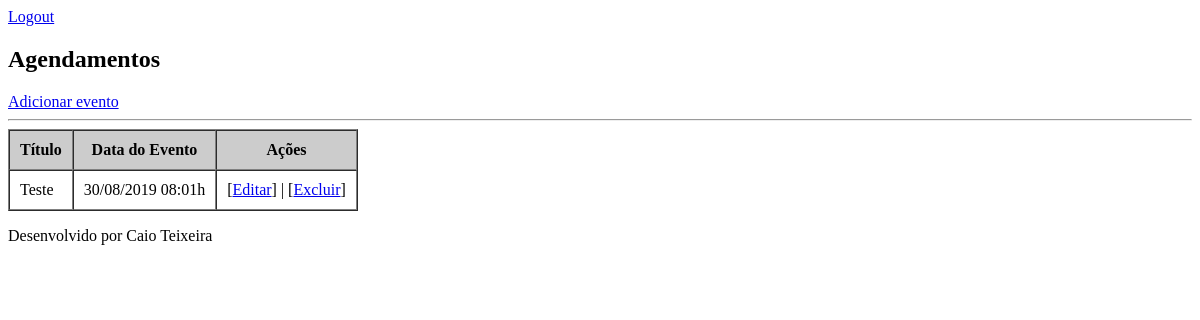
Page /agenda/ (signed in) on the earlier database version.
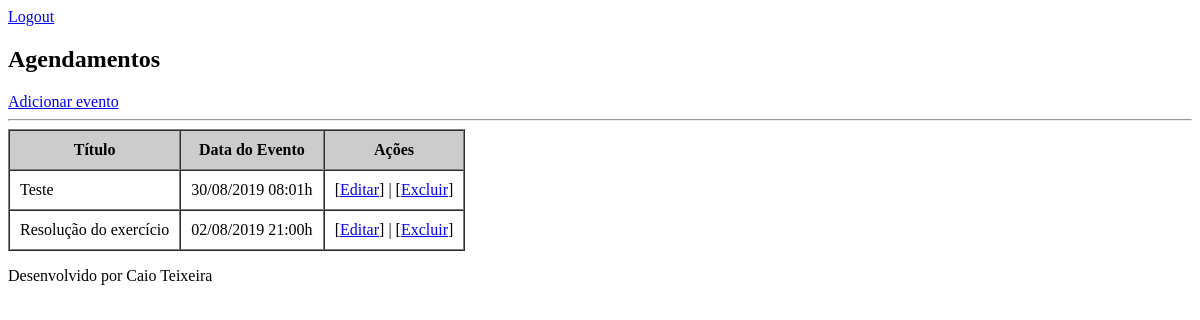
Same page on the later database version.
### core/models.py (models this page shows, shortened)
class Event(models.Model):
    title = models.CharField(max_length=100)
    description = models.TextField(blank=True, null=True)
    event_date = models.DateTimeField()
    created_date = models.DateTimeField(auto_now=True)
    local = models.CharField(max_length=100, null=True, blank=True)
    user = models.ForeignKey(User, on_delete=models.CASCADE)
    class Meta:
        db_table = 'event'
    def get_event_date(self):
        return self.event_date.strftime('%d/%m/%Y %H:%Mh')

### core/views.py (the view)
# urls.py: path('agenda/', views.event_list),
@login_required(login_url='/login/')
def event_list(request):
    user = request.user
    events = Event.objects.filter(user=user) # Filtra os resultados de acordo com o parâmetro
    data = {'events': events}
    return render(request, 'agenda.html', data)

### template/agenda.html
{% extends "page.html" %}
{% block content %}
    <h2>Agendamentos</h2>
    <a href="event/">Adicionar evento</a>
    <hr>
    {% if events %}
        <table border="1" cellpadding="10" cellspacing="0">
            <tr style="background-color: #CCC">
                <th>Título</th>
                <th>Data do Evento</th>
                <th>Ações</th>
            </tr>
            {% for event in events %}
                <tr>
                    <td>{{ event.title }}</td>
                    <td>{{ event.get_event_date }}</td>
                    <td>[<a href="event/?id={{ event.id }}">Editar</a>] | [<a href="event/delete/{{ event.id }}">Excluir</a>]</td>
                </tr>
            {% endfor %}
        </table>
    {% else %}
        <h1>Não há eventos para serem mostrados</h1>
    {% endif %}
{% endblock %}

Differences in the rows shown:
added Event: title "Resolução do exercício", get_event_date "02/08/2019 21:00h"
